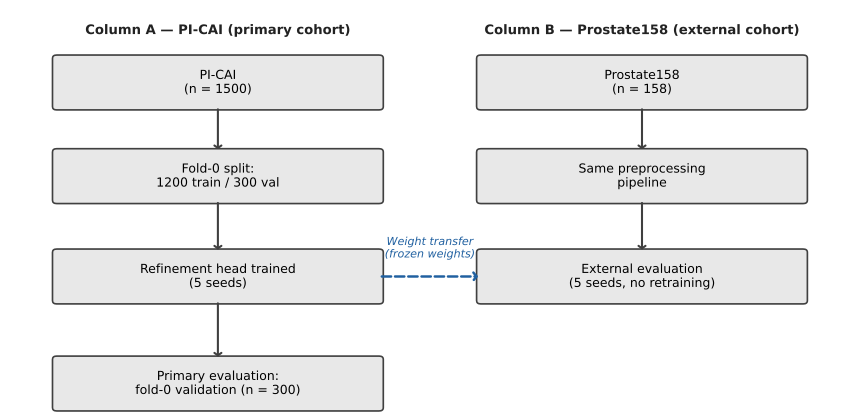

This chart was generated by the following Python code:
"""
Figure 1 — Study flowchart (static matplotlib patch diagram)
EurRadiol Paper 2, Session 3
"""
import matplotlib
matplotlib.use("Agg")
import matplotlib.pyplot as plt
import matplotlib.patches as mpatches
from matplotlib.patches import FancyArrowPatch

fig, ax = plt.subplots(figsize=(8.6, 4.2))
ax.set_xlim(0, 10)
ax.set_ylim(2.05, 8.15)   # crop empty lower half; content lives in 2.5–7.85
ax.axis("off")

# Colors
BOX_FACE = "#E8E8E8"
BOX_EDGE = "#404040"
ARROW_COLOR = "#404040"
TEXT_COLOR = "#000000"

def draw_box(ax, cx, cy, w, h, text, fontsize=9):
    x0 = cx - w / 2
    y0 = cy - h / 2
    rect = mpatches.FancyBboxPatch(
        (x0, y0), w, h,
        boxstyle="round,pad=0.05",
        facecolor=BOX_FACE,
        edgecolor=BOX_EDGE,
        linewidth=1.2,
        zorder=3,
    )
    ax.add_patch(rect)
    ax.text(
        cx, cy, text,
        ha="center", va="center",
        fontsize=fontsize,
        color=TEXT_COLOR,
        fontfamily="DejaVu Sans",
        zorder=4,
        wrap=True,
    )

def draw_arrow(ax, x0, y0, x1, y1, label=None, color=ARROW_COLOR, style="solid"):
    ax.annotate(
        "",
        xy=(x1, y1),
        xytext=(x0, y0),
        arrowprops=dict(
            arrowstyle="->,head_width=0.25,head_length=0.18",
            color=color,
            linewidth=1.5,
            linestyle=style,
        ),
        zorder=5,
    )
    if label:
        mx, my = (x0 + x1) / 2, (y0 + y1) / 2
        ax.text(mx + 0.1, my, label, fontsize=8, color=color, ha="left", va="center",
                fontfamily="DejaVu Sans", zorder=6)

# ── Column A: PI-CAI ────────────────────────────────────────────────────
col_a = 2.5
box_w = 3.8
box_h = 0.72

y_a = [7.0, 5.6, 4.1, 2.5]
labels_a = [
    "PI-CAI\n(n = 1500)",
    "Fold-0 split:\n1200 train / 300 val",
    "Refinement head trained\n(5 seeds)",
    "Primary evaluation:\nfold-0 validation (n = 300)",
]

for y, lbl in zip(y_a, labels_a):
    draw_box(ax, col_a, y, box_w, box_h, lbl)

for ya, yb in zip(y_a[:-1], y_a[1:]):
    draw_arrow(ax, col_a, ya - box_h / 2, col_a, yb + box_h / 2)

# Column header
ax.text(col_a, 7.78, "Column A — PI-CAI (primary cohort)", ha="center", va="center",
        fontsize=9.5, fontweight="bold", color="#222222", fontfamily="DejaVu Sans")

# ── Column B: Prostate158 ───────────────────────────────────────────────
col_b = 7.5
y_b = [7.0, 5.6, 4.1]
labels_b = [
    "Prostate158\n(n = 158)",
    "Same preprocessing\npipeline",
    "External evaluation\n(5 seeds, no retraining)",
]

for y, lbl in zip(y_b, labels_b):
    draw_box(ax, col_b, y, box_w, box_h, lbl)

for ya, yb in zip(y_b[:-1], y_b[1:]):
    draw_arrow(ax, col_b, ya - box_h / 2, col_b, yb + box_h / 2)

ax.text(col_b, 7.78, "Column B — Prostate158 (external cohort)", ha="center", va="center",
        fontsize=9.5, fontweight="bold", color="#222222", fontfamily="DejaVu Sans")

# ── Horizontal "weight transfer" arrow: col_a y=4.1  →  col_b y=4.1 ──
ax.annotate(
    "",
    xy=(col_b - box_w / 2, 4.1),
    xytext=(col_a + box_w / 2, 4.1),
    arrowprops=dict(
        arrowstyle="->,head_width=0.28,head_length=0.22",
        color="#2060A0",
        linewidth=1.8,
        linestyle="dashed",
        connectionstyle="arc3,rad=0.0",
    ),
    zorder=5,
)
ax.text(5.0, 4.35, "Weight transfer\n(frozen weights)", ha="center", va="bottom",
        fontsize=8, color="#2060A0", fontfamily="DejaVu Sans", fontstyle="italic", zorder=6)

plt.tight_layout(pad=0.4)
out_path = "./figures/figure1_flowchart.tiff"
fig.savefig(out_path, dpi=300, format="tiff",
            pil_kwargs={"compression": "tiff_lzw"})
print(f"Saved: {out_path}")
plt.close(fig)
